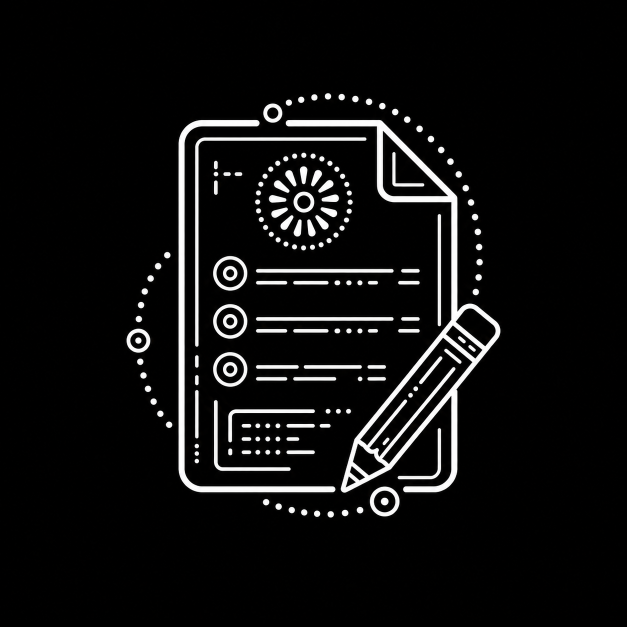
#> input picture raw/document-drafting.png, 1254 x 1254 px, found by its file name (shown at 1/2 size)
$ python icon_ingest.py icons/document-drafting.png images/document-drafting-icon.webp
#> lines starting #> are read from the running program, lines starting #| are printed output that depends on the picture; after the words box and inside, x2 and y2 are one past the last pixel; in counts of white or black regions, pixels touching at a corner belong together
#!/usr/bin/env python3
"""Turn a generated raster into a house-standard Island Mountain icon.

One canonical step, so nobody re-derives it and drifts (the 2026-07 drift: some
icons went through an older dilate-only pass, some were hand-keyed, and stroke
weight ended up ranging 3.8x across the set). This does all of it:

  source        -> alpha            transparent-bg webp kept as-is; else the
                                    generator's white-on-black is luminance-keyed
  RGB           -> pure white       (the card filter forces white; we bake it in)
  crop + fit    -> FILL of canvas   uniform on-card size, centred
  stroke        -> CANON_STROKE     erode heavy icons, dilate thin ones, so every
                                    icon carries the same wire-line weight
  size          -> 208 x 208        2x the largest slot the site renders (104px)
  save          -> lossless webp

    python tools/icon_ingest.py icons/document-drafting.png images/document-drafting-icon.webp
    python tools/icon_ingest.py icons/foo.png out/foo-icon.webp --size 832   # 4x delivery (LinkedIn)

--size sets the delivery raster only; the treatment (fit, stroke canon) is
identical at any size, so a --size 832 file downsampled to 208 IS the canon
delivery. icons/ holds the hi-res masters; images/ holds the 208 delivery icons. The site
renders them with weight but NO glow (see css/style.css) — the weight lives in
the stroke, which is why the stroke width is normalized here, canonically. Run
tools/icon_qa.py on the output before it goes near a page.
"""
import os
import sys

import numpy as np
from PIL import Image
from scipy import ndimage

SIZE = 208            # delivery size = 2x the 104px display slot
WORK = 832            # 4x working canvas: morphology stays crisp, resize once
FILL = 0.85           # longest art side as a share of the canvas (house median)
CANON_STROKE = 10.0   # target wire-line width at WORK (=> ~2.5px at 208), the
                      # single knob that makes every icon read at one weight.
                      # Set at the legibility floor: below ~10 the busiest icons
                      # (multi-cloud, no-integration) drop under icon_qa's
                      # solidity gate once the glow is gone.
_KEY_FLOOR = 0.06     # lift near-black generator noise to a genuine zero


def _disk(radius: float) -> np.ndarray:
    r = max(1, int(round(radius)))
    y, x = np.ogrid[-r:r + 1, -r:r + 1]
    return x * x + y * y <= r * r


def _stroke_width(alpha: np.ndarray) -> float:
    """2x the mean distance-to-edge over the inked region = mean stroke width."""
    ink = alpha > 0.5
    if not ink.any():
        return 0.0
    return float(2 * ndimage.distance_transform_edt(ink)[ink].mean())


def _source_alpha(src: str) -> Image.Image:
    """Grayscale alpha for the linework, from either source shape."""
#> called with src = 'icons/document-drafting.png'
    im = Image.open(src)
#> im is the input picture: PIL image 1254x1254 RGB; mean R, G, B 15.4, 15.3, 15.2
    if "A" in im.getbands():
        a = np.asarray(im.convert("RGBA").getchannel("A"), dtype=np.float32) / 255.0
        if (a > 0.02).mean() < 0.6:          # genuinely transparent-bg master
            return Image.fromarray((a * 255).astype("uint8"))
    lum = np.asarray(im.convert("L"), dtype=np.float32) / 255.0
    keyed = np.clip((lum - _KEY_FLOOR) / (1 - _KEY_FLOOR), 0, 1)
    return Image.fromarray((keyed * 255).astype("uint8"))


def ingest(src: str, dst: str, keep_weight: bool = False, size: int = SIZE) -> None:
    """keep_weight: skip stroke normalization. For emblem-style art with solid
    fills (trophy, dial, filled chip), the fill skews the mean-width measure and
    the normalizer erodes real detail (dots, ticks) chasing it. The master must
    already sit inside the QA stroke band at delivery scale."""
    alpha = _source_alpha(src)

    bbox = alpha.point(lambda v: 255 if v > 38 else 0).getbbox()
#> bbox = (253, 186, 1001, 1035)
    if bbox is None:
        raise SystemExit("%s: no linework found. Was it white on black?" % src)
    alpha = alpha.crop(bbox)

    # fit to FILL on the working canvas first, so the stroke target is measured
    # and applied at final proportions (the fit rescale would otherwise change it)
    scale = (FILL * WORK) / max(alpha.size)
    fitted = alpha.resize(
        (max(1, round(alpha.width * scale)), max(1, round(alpha.height * scale))),
        Image.LANCZOS,
    )
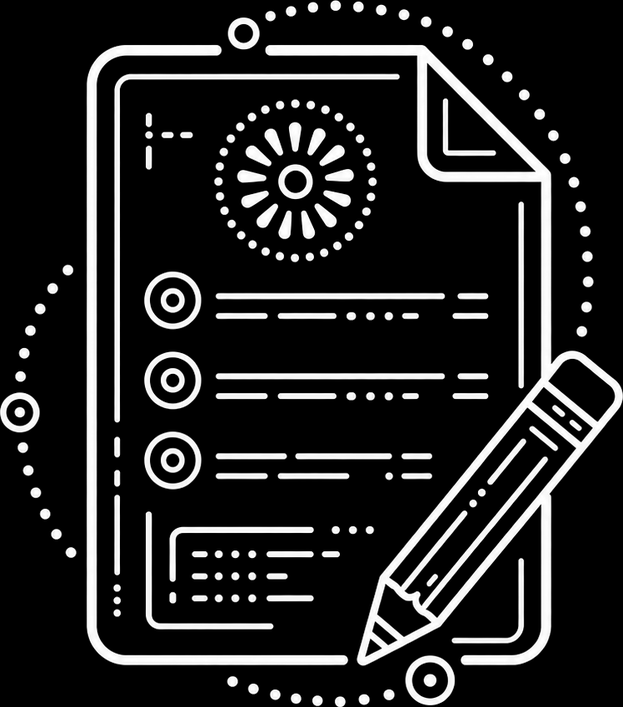
#> fitted: PIL image 623x707 L; min 0, max 255, mean 36.5
    canvas = Image.new("L", (WORK, WORK), 0)
#> canvas: PIL image 832x832 L; every value is 0
    canvas.paste(fitted, ((WORK - fitted.width) // 2, (WORK - fitted.height) // 2))
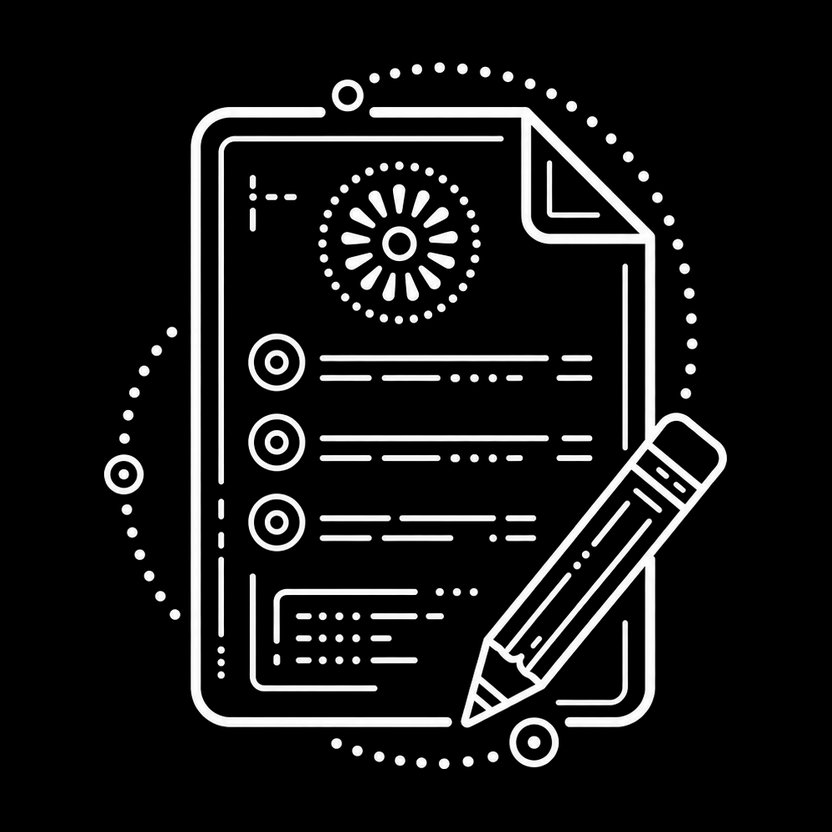
#> canvas: PIL image 832x832 L; min 0, max 255, mean 23.2

    a = np.asarray(canvas, dtype=np.float32) / 255.0
    width = _stroke_width(a)
#> width = 4.74
    delta = CANON_STROKE - width
#> delta = 5.26
    if keep_weight:
        delta = 0.0
    if abs(delta) >= 1.0:                    # sub-pixel deltas aren't worth touching
        # Converge on the LANDED width, not the open-loop delta/2 radius: on dense
        # art each dilation step also closes inter-line gaps, which inflates the
        # measured width, so the open-loop radius overshoots and fuses detail into
        # mush (2026-08-08 batch: landed 15-18 against a target of 10). Step the
        # radius and stop at the first result that reaches CANON_STROKE.
        op = ndimage.grey_dilation if delta > 0 else ndimage.grey_erosion
        prev, prev_w = a, width
#> prev_w = 4.74
        for r in range(1, int(np.ceil(abs(delta) / 2.0)) + 1):
            cand = np.clip(op(a, footprint=_disk(r)), 0, 1)
            w = _stroke_width(cand)
            if (delta > 0) == (w >= CANON_STROKE):
                # crossing step: if it badly overshot and the previous step was
                # already inside the QA band (>=8.8 @WORK), the thinner one wins
                a = prev if (abs(w - CANON_STROKE) > 4.0 and prev_w >= 8.8) else cand
                break
            prev, prev_w = cand, w
        else:
            a = prev
#> this loop made 3 passes
#> pass 1, in ingest, `cand = np.clip(op(a, footprint=_disk(r)), 0, 1)`:
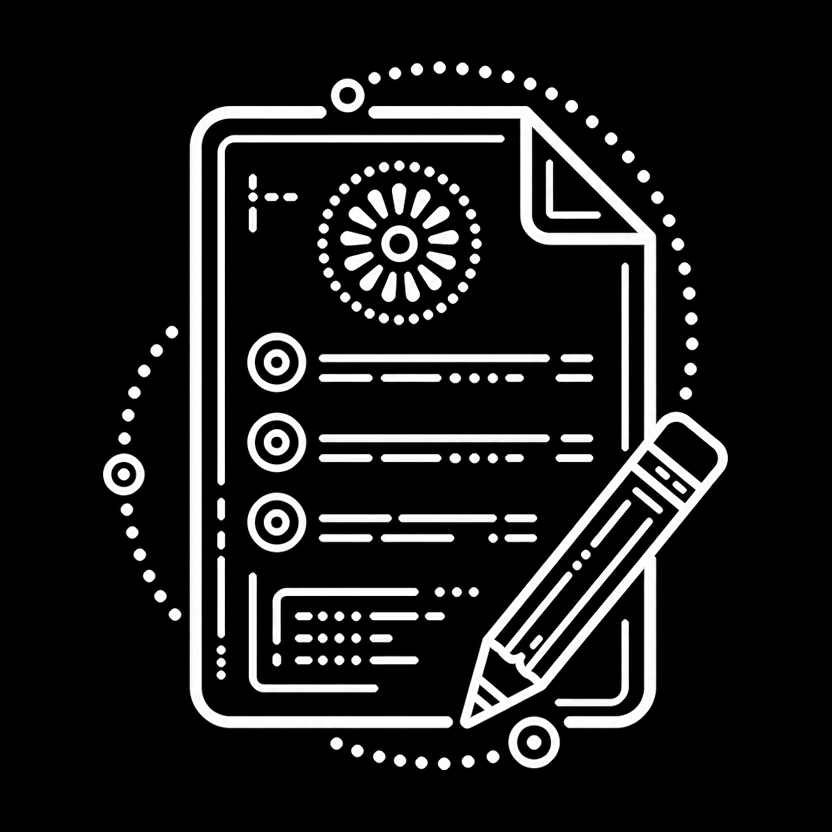
#> cand: shape (832, 832) float32; min 0, max 1, mean 0.118
#> pass 2, in ingest, `cand = np.clip(op(a, footprint=_disk(r)), 0, 1)`:
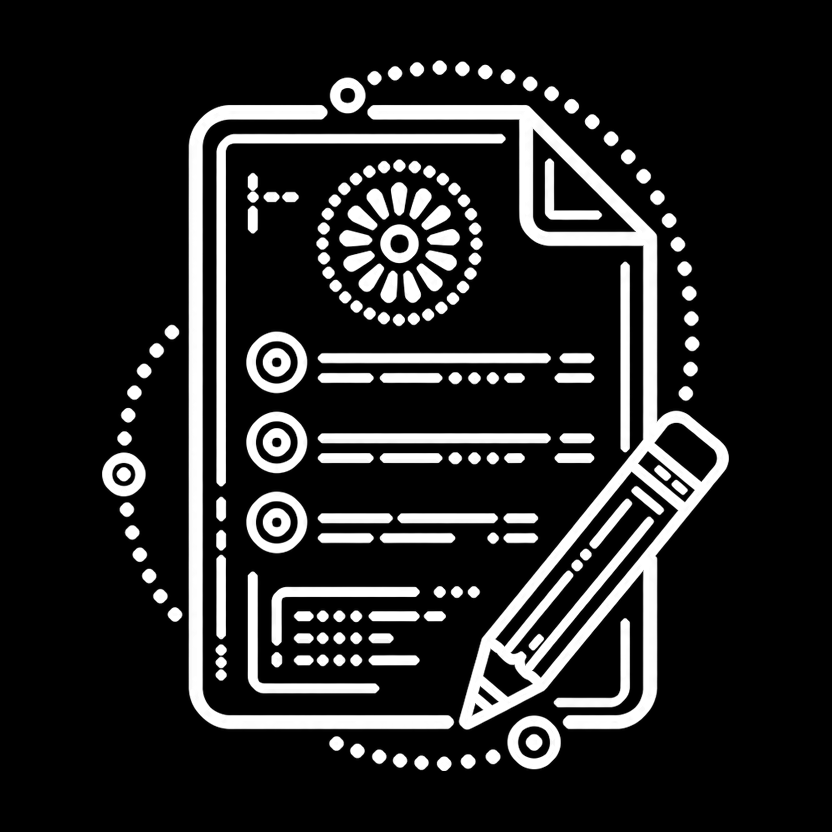
#> cand: shape (832, 832) float32; min 0, max 1, mean 0.145
#> after the loop:
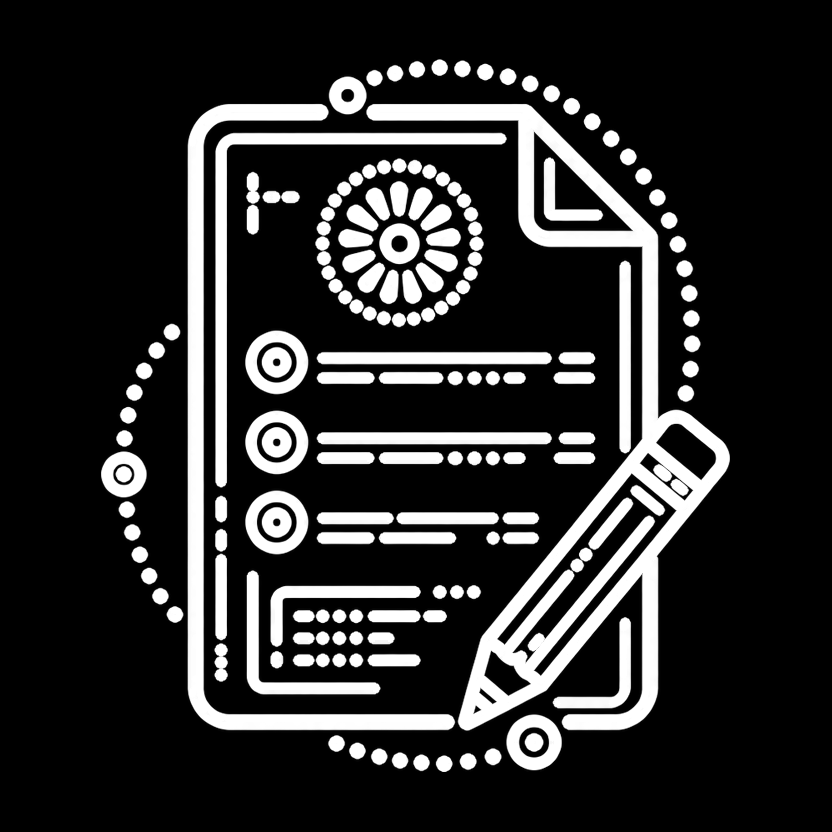
#> a: shape (832, 832) float32; min 0, max 1, mean 0.178
    a = np.clip(a, 0, 1)

    final_alpha = Image.fromarray((a * 255).astype("uint8")).resize((size, size), Image.LANCZOS)
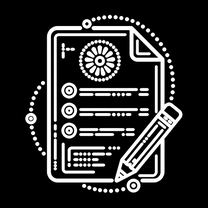
#> final_alpha: PIL image 208x208 L; min 0, max 255, mean 45.4
    out = Image.merge("RGBA", (Image.new("L", (size, size), 255),) * 3 + (final_alpha,))
    os.makedirs(os.path.dirname(dst) or ".", exist_ok=True)
    out.save(dst, "WEBP", lossless=True, quality=100, method=6)

    landed = _stroke_width(np.asarray(final_alpha, dtype=np.float32) / 255.0) * WORK / size
#> in _stroke_width (call 5), `ink = alpha > 0.5`:
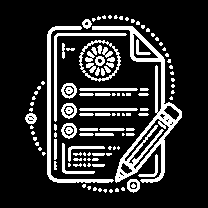
#> ink: shape (208, 208) bool; 17.8% white; 120 white regions (67 under 20 px), largest, box (x1, y1, x2, y2) and area: (92, 26, 182, 183) 2319, (47, 26, 114, 183) 952, (54, 33, 127, 122) 468
#> landed = 10.67
    print("%s -> %s  (stroke %.1f -> %.1f @%d, %.1fK)"
          % (os.path.basename(src), dst, width, landed, WORK, os.path.getsize(dst) / 1024))
#| document-drafting.png -> images/document-drafting-icon.webp  (stroke 4.7 -> 10.7 @832, 10.0K)


if __name__ == "__main__":
    argv = sys.argv[1:]
    size = SIZE
    if "--size" in argv:
        i = argv.index("--size")
        size = int(argv[i + 1])
        del argv[i:i + 2]
    args = [a for a in argv if a != "--keep-weight"]
    if len(args) != 2:
        print(__doc__)
        sys.exit(1)
    ingest(args[0], args[1], keep_weight="--keep-weight" in argv, size=size)

$ run again, with raw/analytics.png copied over raw/document-drafting.png
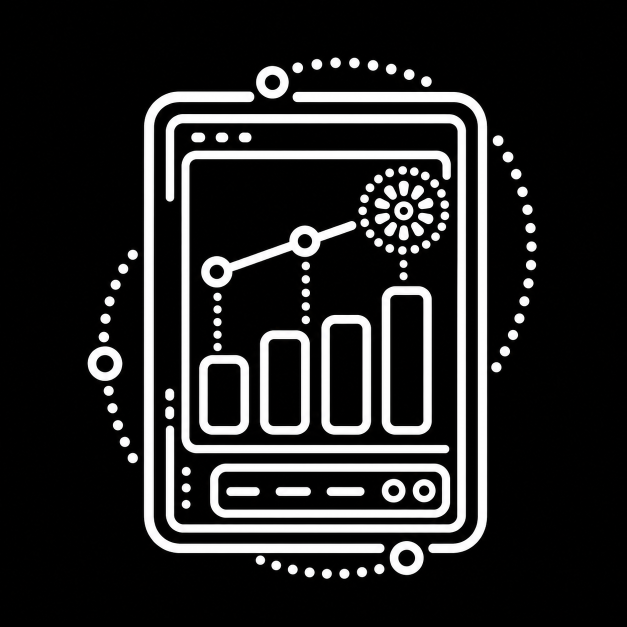
#> input picture raw/analytics.png, 1254 x 1254 px, found by its file name (shown at 1/2 size)
#> in _source_alpha, im is the input picture: PIL image 1254x1254 RGB; mean R, G, B 37.4, 37.3, 37.3
#> bbox = (175, 115, 1074, 1158)
#> ink: shape (832, 832) bool; 15.1% white; 111 white regions, largest, box (x1, y1, x2, y2) and area: (217, 139, 625, 706) 18038, (188, 108, 514, 734) 13627, (239, 188, 604, 598) 12343
#> width = 6.61
#> delta = 3.39
#> in ingest, `prev, prev_w = a, width`: prev_w = 6.61
#> the loop in ingest, `for r in range(1, int(np.ceil(abs(delta) / 2.0)) + 1):` made 2 passes
#> (w, prev_w) on passes 1 to 2: (7.51, 7.51), (8.39, 8.39)
#> pass 1, in _stroke_width (call 2), `ink = alpha > 0.5`:
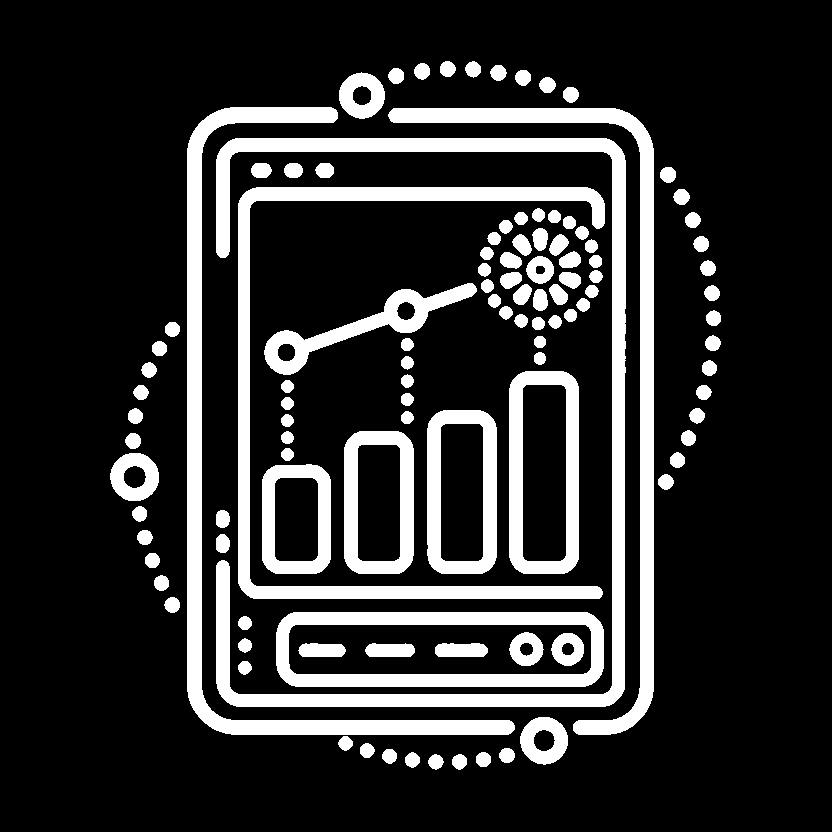
#> ink: shape (832, 832) bool; 17.8% white; 111 white regions, largest, box (x1, y1, x2, y2) and area: (216, 138, 626, 707) 21162, (187, 107, 515, 735) 15693, (238, 187, 605, 599) 14592
#> in _stroke_width (call 4), `ink = alpha > 0.5`:
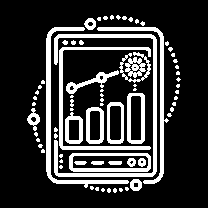
#> ink: shape (208, 208) bool; 20.6% white; 74 white regions (52 under 20 px), largest, box (x1, y1, x2, y2) and area: (54, 34, 157, 177) 1563, (46, 27, 129, 188) 1191, (59, 47, 151, 150) 1034
#> landed = 11.63
#| document-drafting.png -> images/document-drafting-icon.webp  (stroke 6.6 -> 11.6 @832, 7.9K)

$ run again, with raw/blackwell-arch.png copied over raw/document-drafting.png
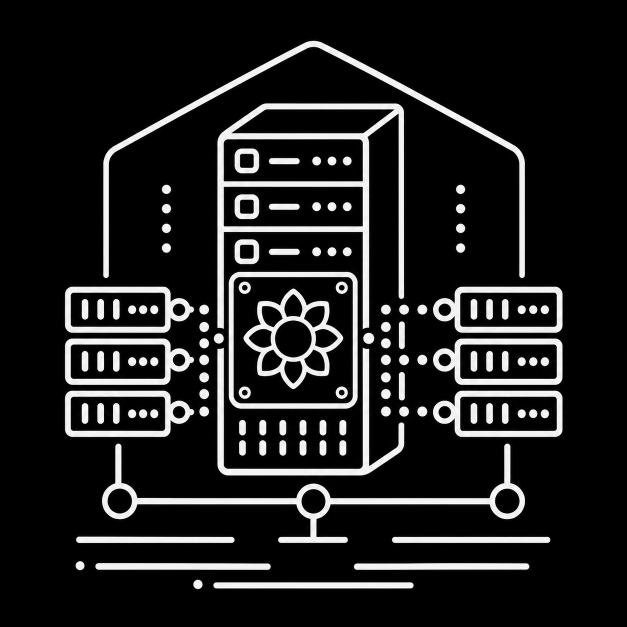
#> input picture raw/blackwell-arch.png, 1254 x 1254 px, found by its file name (shown at 1/2 size)
#> in _source_alpha, im is the input picture: PIL image 1254x1254 RGB; mean R, G, B 31.9, 31.9, 31.8
#> bbox = (130, 81, 1126, 1179)
#> in _stroke_width, `ink = alpha > 0.5`:
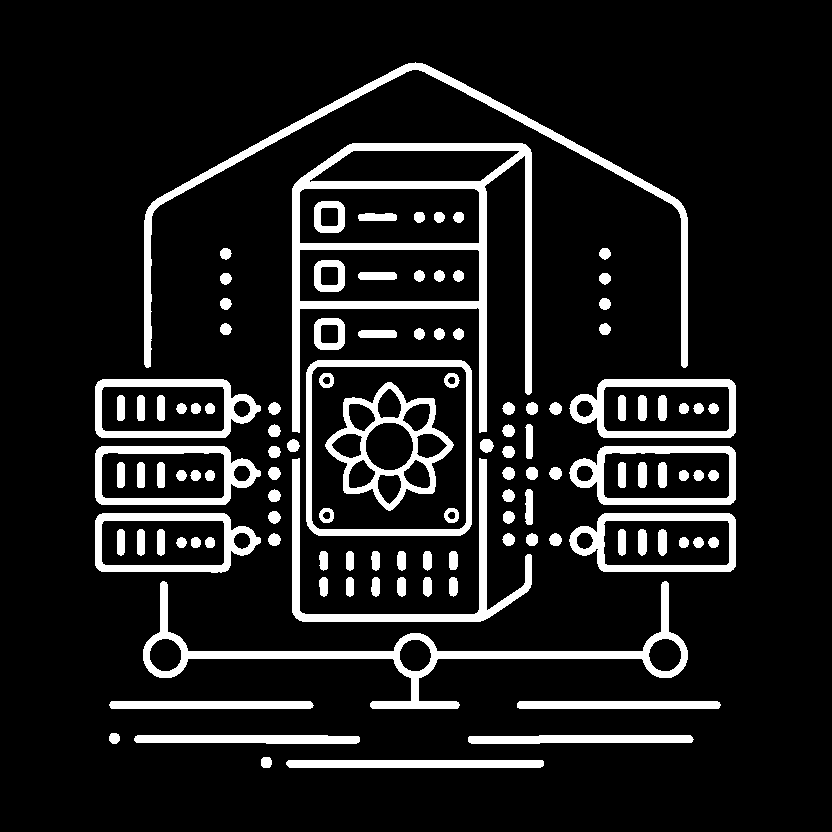
#> ink: shape (832, 832) bool; 12% white; 118 white regions, largest, box (x1, y1, x2, y2) and area: (292, 143, 532, 433) 12046, (143, 581, 688, 709) 7569, (144, 62, 688, 368) 6984
#> width = 4.72
#> delta = 5.28
#> in ingest, `prev, prev_w = a, width`: prev_w = 4.72
#> the loop in ingest, `for r in range(1, int(np.ceil(abs(delta) / 2.0)) + 1):` made 3 passes
#> (w, prev_w) on passes 1 to 3: (5.64, 5.64), (6.56, 6.56), (7.64, 7.64)
#> in _stroke_width (call 5), `ink = alpha > 0.5`:
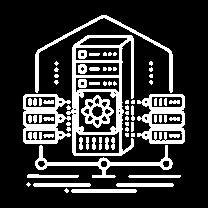
#> ink: shape (208, 208) bool; 21.9% white; 74 white regions (31 under 20 px), largest, box (x1, y1, x2, y2) and area: (66, 35, 134, 156) 2362, (137, 94, 185, 144) 1169, (23, 94, 71, 144) 1159
#> landed = 11.82
#| document-drafting.png -> images/document-drafting-icon.webp  (stroke 4.7 -> 11.8 @832, 10.2K)

$ run again, with raw/cloud-posture-scan.png copied over raw/document-drafting.png
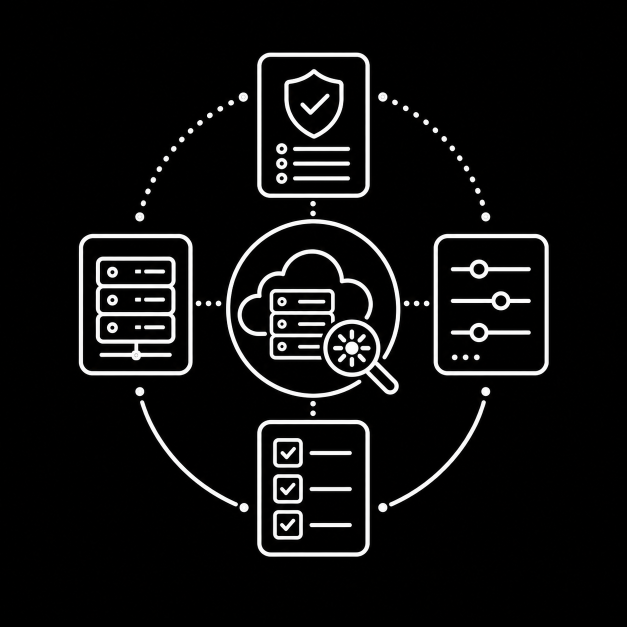
#> input picture raw/cloud-posture-scan.png, 1254 x 1254 px, found by its file name (shown at 1/2 size)
#> in _source_alpha, im is the input picture: PIL image 1254x1254 RGB; mean R, G, B 16.2, 16.1, 16
#> bbox = (157, 105, 1098, 1114)
#> ink: shape (832, 832) bool; 6.9% white; 100 white regions, largest, box (x1, y1, x2, y2) and area: (110, 348, 222, 493) 4354, (293, 296, 538, 546) 4174, (337, 62, 495, 266) 3879
#> width = 3.82
#> delta = 6.18
#> in ingest, `prev, prev_w = a, width`: prev_w = 3.82
#> the loop in ingest, `for r in range(1, int(np.ceil(abs(delta) / 2.0)) + 1):` made 4 passes
#> (w, prev_w) on passes 1 to 4: (4.7, 4.7), (5.59, 5.59), (6.62, 6.62), (7.67, 7.67)
#> in _stroke_width (call 6), `ink = alpha > 0.5`:
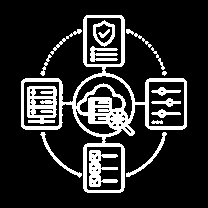
#> ink: shape (208, 208) bool; 16.9% white; 17 white regions (1 under 20 px), largest, box (x1, y1, x2, y2) and area: (21, 15, 187, 193) 4289, (27, 86, 57, 124) 786, (89, 150, 118, 187) 563
#> landed = 11.53
#| document-drafting.png -> images/document-drafting-icon.webp  (stroke 3.8 -> 11.5 @832, 8.5K)
